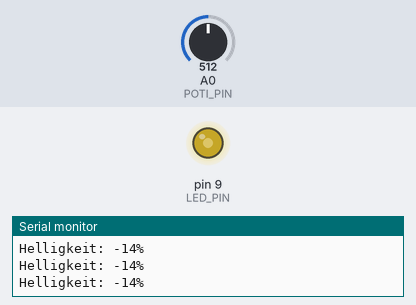
A sketch run on a simulated Arduino Uno, built with avr-gcc and run on an emulated ATmega328P. Parts: output pins drawn as LEDs (lit = HIGH), the last lines printed to the serial monitor. The test bench sets the inputs (shaded band); at power-on: A0 (POTI_PIN) = 512.

Above: at 1.2 s.
1.3 s: A0 (POTI_PIN) set to 716
At 1.8 s:
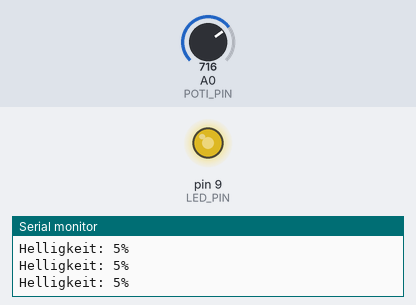
2.8 s: A0 (POTI_PIN) set to 900
At 3.2 s:
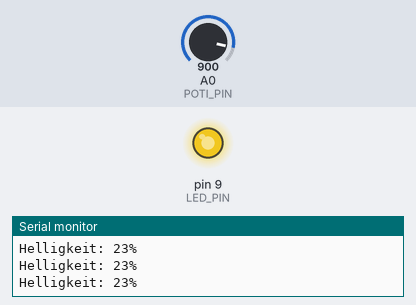
4.3 s: A0 (POTI_PIN) set to 122
At 5.5 s:
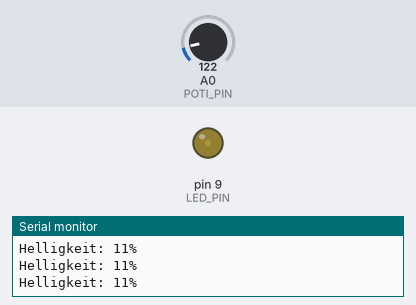
5.8 s: A0 (POTI_PIN) set to 0
At 7.0 s:
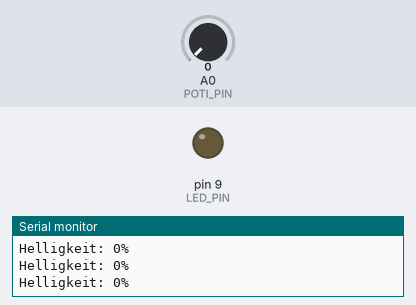
7.3 s: A0 (POTI_PIN) set to 511
At 8.5 s:
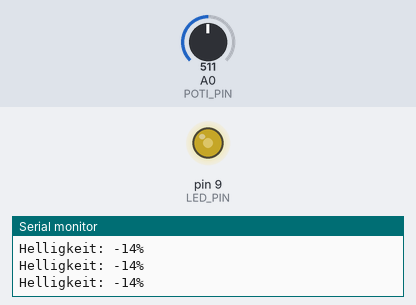
Timing chart, 0 to 9.8 s (numbered marks = the images above; inputs shaded):
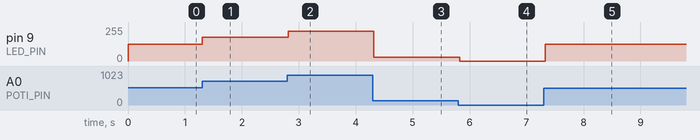

Measured:
- after the input at 1.3 s, pin 9 (LED_PIN): 127/255 → 178/255 at once
- after the input at 2.8 s, pin 9 (LED_PIN): 178/255 → 224/255 at once
- after the input at 4.3 s, pin 9 (LED_PIN): 224/255 → 30/255 at once
- after the input at 5.8 s, pin 9 (LED_PIN): 30/255 → 0/255 at once
- after the input at 7.3 s, pin 9 (LED_PIN): 0/255 → 127/255 at once

The sketch:

main.ino
```cpp
// B04: Potentiometer - Fertige Version
// Poti steuert LED-Helligkeit ueber PWM

const int POTI_PIN = A0;  // Potentiometer an A0
const int LED_PIN = 9;    // LED mit PWM an Pin 9

void setup() {
  // LED-Pin als Ausgang (PWM-faehig)
  pinMode(LED_PIN, OUTPUT);

  Serial.begin(9600);
  Serial.println("Drehe am Potentiometer!");
}

void loop() {
  // Potentiometer-Wert lesen (0-1023)
  int wert = analogRead(POTI_PIN);

  // Wert auf PWM-Bereich mappen (0-255)
  int helligkeit = map(wert, 0, 1023, 0, 255);

  // LED mit PWM dimmen
  analogWrite(LED_PIN, helligkeit);

  // Prozent berechnen fuer Anzeige
  int prozent = wert * 100 / 1023;

  Serial.print("Helligkeit: ");
  Serial.print(prozent);
  Serial.println("%");

  delay(100);
}
```
